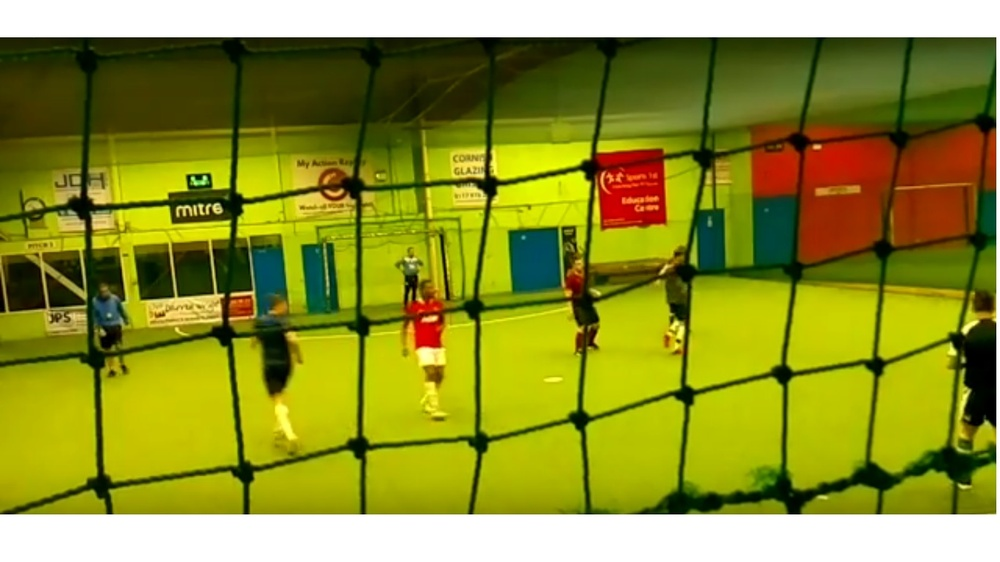
//> input picture OpenCVSetup2/pics/IndoorSoccer.jpg, 1000 x 562 px, shrunk from 1366 x 768 before the run
$ ./HoughLines_Demo   (built with g++ and OpenCV 4)
//> lines starting //> are read from the running program, lines starting //| are printed output that depends on the picture; after the words box and inside, x2 and y2 are one past the last pixel; in counts of white or black regions, pixels touching at a corner belong together
/**
* @file HoughLines_Demo.cpp
* @brief Demo code for Hough Transform
* @author OpenCV team
*/

#include <opencv2\imgcodecs\imgcodecs.hpp>
#include <opencv2\highgui\highgui.hpp>
#include <opencv2\imgproc\imgproc.hpp>
#include <iostream>
#include <stdio.h>

using namespace cv;
using namespace std;

/// Global variables

/** General variables */
Mat src, edges;
Mat src_gray;
Mat standard_hough, probabilistic_hough;
int min_threshold = 50;
int max_trackbar = 150;

const char* standard_name = "Standard Hough Lines Demo";
const char* probabilistic_name = "Probabilistic Hough Lines Demo";

int s_trackbar = max_trackbar;
int p_trackbar = max_trackbar;

/// Function Headers
void help();
void Standard_Hough(int, void*);
void Probabilistic_Hough(int, void*);

/**
* @function main
*/
int main(int, char** argv)
{
    /// Read the image
    src = imread("./pics/IndoorSoccer.jpg", IMREAD_COLOR);
//> src is the input picture: 562 rows x 1000 cols, CV_8UC3; mean B, G, R 46.6, 145.7, 143.6

    if (src.empty())
    {
        help();
        return -1;
    }

    /// Pass the image to gray
    cvtColor(src, src_gray, COLOR_RGB2GRAY);
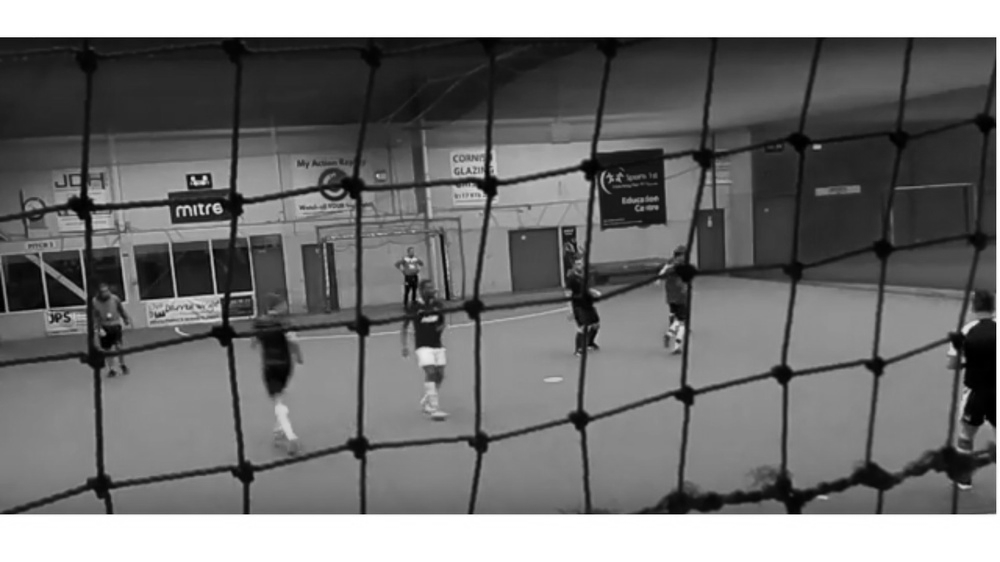
//> src_gray: 562 rows x 1000 cols, CV_8UC1; min 0, max 255, mean 115.8

    /// Apply Canny edge detector
    Canny(src_gray, edges, 50, 200, 3);
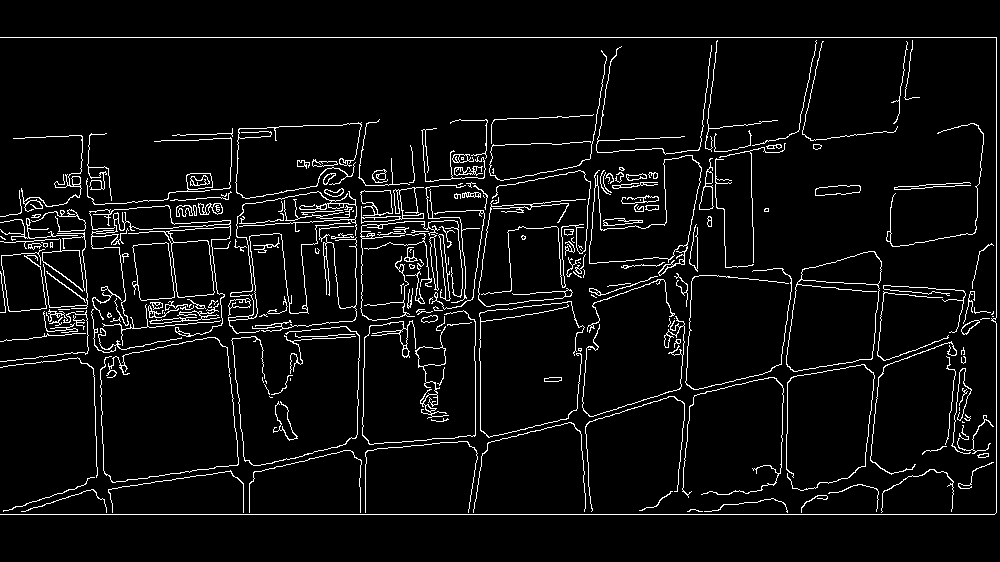
//> edges: 562 rows x 1000 cols, CV_8UC1; 5.4% white in thin lines or dots, all inside (x1, y1, x2, y2) = (0, 37, 997, 515)

    /// Create Trackbars for Thresholds
    char thresh_label[50];
    sprintf(thresh_label, "Thres: %d + input", min_threshold);

    namedWindow(standard_name, WINDOW_AUTOSIZE);
    createTrackbar(thresh_label, standard_name, &s_trackbar, max_trackbar, Standard_Hough);

    namedWindow(probabilistic_name, WINDOW_AUTOSIZE);
    createTrackbar(thresh_label, probabilistic_name, &p_trackbar, max_trackbar, Probabilistic_Hough);

    /// Initialize
    Standard_Hough(0, 0);
    Probabilistic_Hough(0, 0);
    waitKey(0);
    return 0;
}

/**
* @function help
* @brief Indications of how to run this program and why is it for
*/
void help()
{
    printf("\t Hough Transform to detect lines \n ");
    printf("\t---------------------------------\n ");
    printf(" Usage: ./HoughLines_Demo <image_name> \n");
}

/**
* @function Standard_Hough
*/
void Standard_Hough(int, void*)
{
    vector<Vec2f> s_lines;
    cvtColor(edges, standard_hough, COLOR_GRAY2BGR);

    /// 1. Use Standard Hough Transform
    HoughLines(edges, s_lines, 1, CV_PI / 180, min_threshold + s_trackbar, 0, 0);
//> s_lines = 11 lines (rho, theta): [37, 1.57], [514, 1.57], [996, 0], [242, 1.5], [236, 1.52], [199, 1.68], [239, 1.5], [339, 1.48], [238, 1.62], [233, 1.54], [238, 1.45]

    /// Show the result
    for (size_t i = 0; i < s_lines.size(); i++)
    {
        float r = s_lines[i][0], t = s_lines[i][1];
        double cos_t = cos(t), sin_t = sin(t);
        double x0 = r*cos_t, y0 = r*sin_t;
        double alpha = 1000;

        Point pt1(cvRound(x0 + alpha*(-sin_t)), cvRound(y0 + alpha*cos_t));
        Point pt2(cvRound(x0 - alpha*(-sin_t)), cvRound(y0 - alpha*cos_t));
        line(standard_hough, pt1, pt2, Scalar(255, 0, 0), 3, LINE_AA);
    }
//> this loop made 11 passes
//> (r, t, cos_t, sin_t, x0, y0, pt1, pt2) on passes 1 to 8: (37, 1.57, -4.37e-08, 1, -1.62e-06, 37, Point(-1000, 37), Point(1000, 37)), (514, 1.57, -4.37e-08, 1, -2.25e-05, 514, Point(-1000, 514), Point(1000, 514)), (996, 0, 1, 0, 996, 0, Point(996, 1000), Point(996, -1000)), (242, 1.5, 0.0698, 0.998, 16.88, 241.4, Point(-981, 311), Point(1014, 172)), (236, 1.52, 0.0523, 0.999, 12.35, 235.7, Point(-986, 288), Point(1011, 183)), (199, 1.68, -0.105, 0.995, -20.8, 197.9, Point(-1015, 93), Point(974, 302)), (239, 1.5, 0.0698, 0.998, 16.67, 238.4, Point(-981, 308), Point(1014, 169)), (339, 1.48, 0.0872, 0.996, 29.55, 337.7, Point(-967, 425), Point(1026, 251))
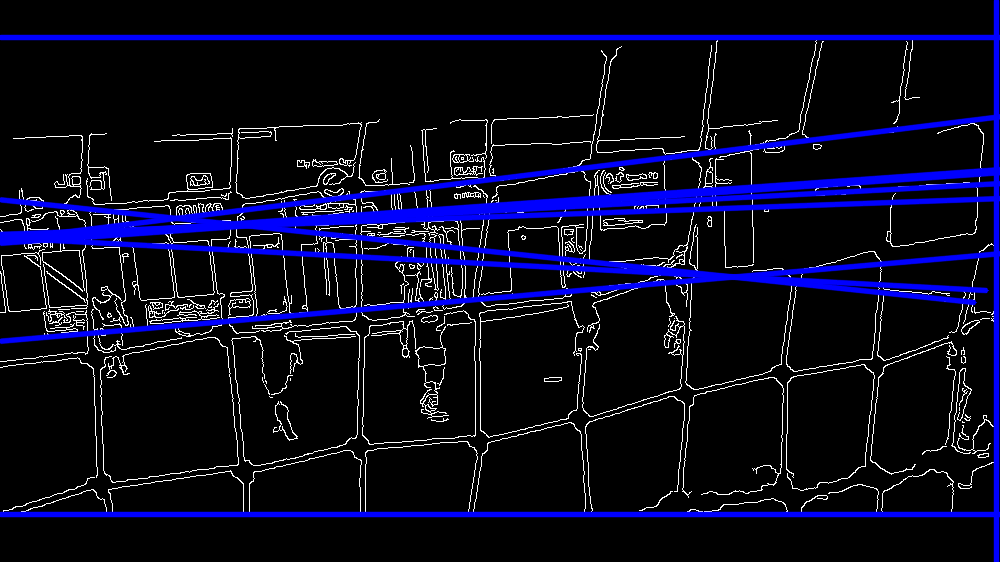
//> standard_hough: 562 rows x 1000 cols, CV_8UC3; mean B, G, R 32.2, 10.4, 10.4

    imshow(standard_name, standard_hough);
}

/**
* @function Probabilistic_Hough
*/
void Probabilistic_Hough(int, void*)
{
    vector<Vec4i> p_lines;
    cvtColor(edges, probabilistic_hough, COLOR_GRAY2BGR);

    /// 2. Use Probabilistic Hough Transform
    HoughLinesP(edges, p_lines, 1, CV_PI / 180, min_threshold + p_trackbar, 30, 10);
//> p_lines = 12 lines (x1, y1, x2, y2), first 8: [0, 37, 996, 37], [0, 514, 994, 514], [996, 512, 996, 38], [4, 242, 343, 219], [894, 189, 932, 187], [925, 187, 978, 184], [712, 275, 930, 297], [106, 232, 241, 222]

    /// Show the result
    for (size_t i = 0; i < p_lines.size(); i++)
    {
        Vec4i l = p_lines[i];
        line(probabilistic_hough, Point(l[0], l[1]), Point(l[2], l[3]), Scalar(255, 0, 0), 3, LINE_AA);
    }
//> this loop made 12 passes
//> l on passes 1 to 12: [0, 37, 996, 37], [0, 514, 994, 514], [996, 512, 996, 38], [4, 242, 343, 219], [894, 189, 932, 187], [925, 187, 978, 184], [712, 275, 930, 297], [106, 232, 241, 222], [121, 329, 253, 318], [323, 218, 383, 214], [287, 223, 568, 203], [810, 140, 896, 129]
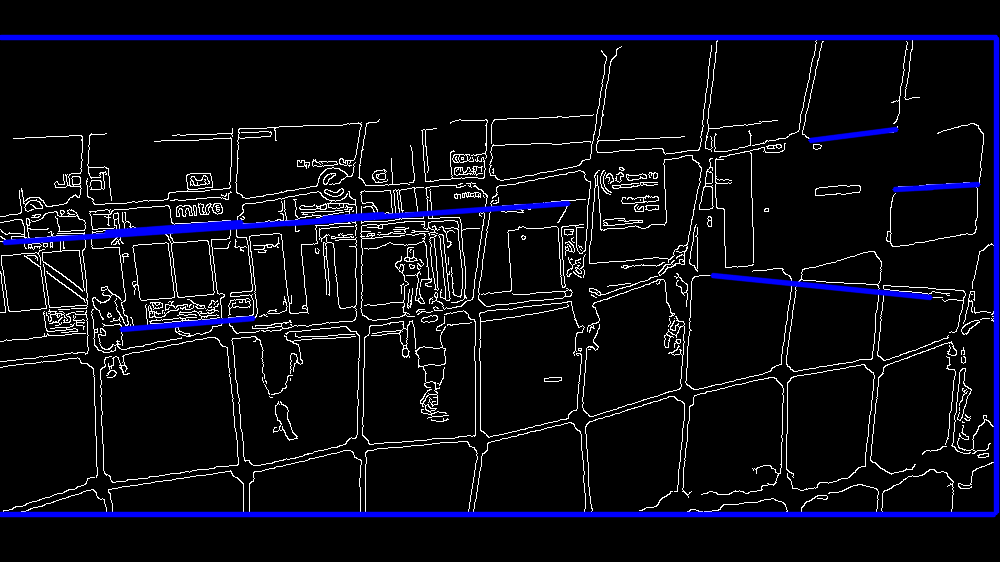
//> probabilistic_hough: 562 rows x 1000 cols, CV_8UC3; mean B, G, R 20.9, 11.8, 11.8

    imshow(probabilistic_name, probabilistic_hough);
}

$ run again, with OpenCVSetup2/pics/mandrill.jpg copied over OpenCVSetup2/pics/IndoorSoccer.jpg
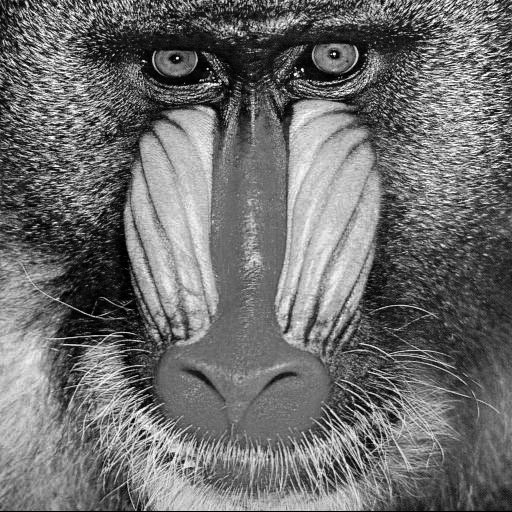
//> input picture OpenCVSetup2/pics/mandrill.jpg, 512 x 512 px
//> src is the input picture: 512 rows x 512 cols, CV_8UC3; min 0, max 255, mean 110
//> `Canny(src_gray, edges, 50, 200, 3);`:
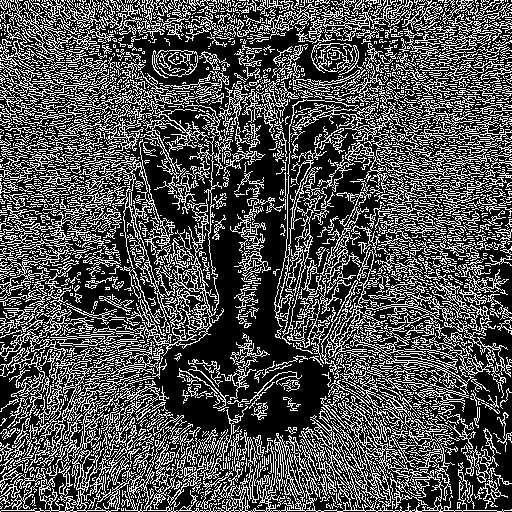
//> edges: 512 rows x 512 cols, CV_8UC1; 31.2% white in thin lines or dots
//> s_lines = 1660 lines (rho, theta), first 12: [510, 1.57], [4, 2.36], [359, 0.79], [361, 0.79], [356, 0.79], [-1, 2.36], [11, 2.36], [354, 0.79], [-18, 2.36], [-16, 2.36], [-6, 2.36], [-4, 2.36]
//> the loop in Standard_Hough, `for (size_t i = 0; i < s_lines.size(); i++)` made 1660 passes
//> (r, t, cos_t, sin_t, x0, y0, pt1, pt2) on passes 1 to 3: (510, 1.57, -4.37e-08, 1, -2.23e-05, 510, Point(-1000, 510), Point(1000, 510)), (4, 2.36, -0.707, 0.707, -2.83, 2.83, Point(-710, -704), Point(704, 710)), (359, 0.785, 0.707, 0.707, 253.9, 253.9, Point(-453, 961), Point(961, -453))
//> p_lines = 251 lines (x1, y1, x2, y2), first 8: [1, 510, 511, 510], [82, 426, 214, 294], [283, 227, 507, 3], [22, 0, 170, 148], [337, 166, 503, 0], [0, 5, 223, 228], [0, 1, 220, 221], [277, 210, 320, 167]
//> the loop in Probabilistic_Hough, `for (size_t i = 0; i < p_lines.size(); i++)` made 251 passes
//> after the loop in Probabilistic_Hough, `for (size_t i = 0; i < p_lines.size(); i++)`:
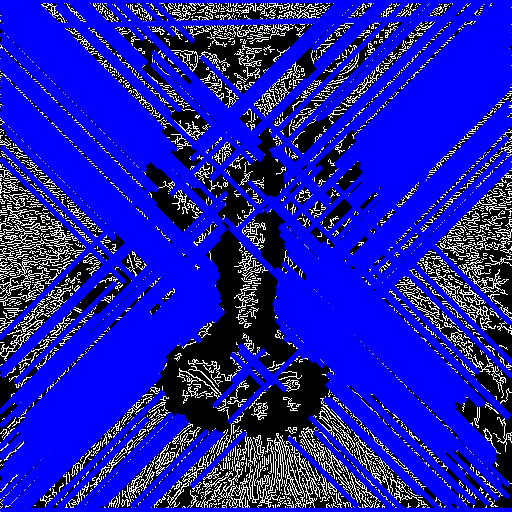
//> probabilistic_hough: 512 rows x 512 cols, CV_8UC3; mean B, G, R 178.1, 27.6, 27.6
